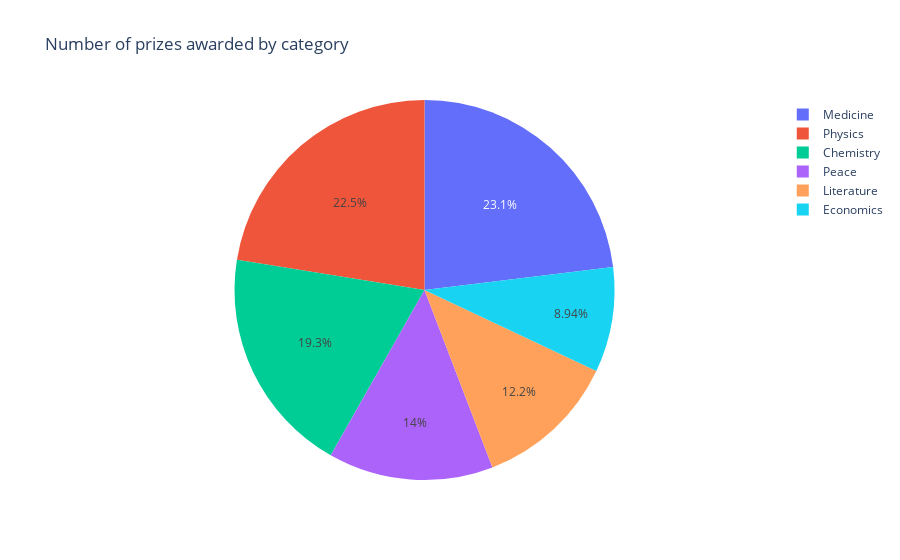

Notebook code cell kept with this figure:
### Markdown cell above
* Create a plotly bar chart with the number of prizes awarded by category.

### Code cell
import plotly.express as px
data = {
    "Cat" : df_data["category"].value_counts().index,
    "Value" : df_data["category"].value_counts().values
}
fig = px.pie(data, values='Value', names='Cat', title="Number of prizes awarded by category")
fig.show()

### Figure 1 — Plotly figure (JSON) as saved in the notebook; plotly's stock layout.template omitted (floating-point values rounded to 4 significant figures)
{"data": [{"domain": {"x": [0, 1], "y": [0, 1]}, "hovertemplate": "Cat=%{label}<br>Value=%{value}<extra></extra>", "labels": ["Medicine", "Physics", "Chemistry", "Peace", "Literature", "Economics"], "legendgroup": "", "name": "", "showlegend": true, "type": "pie", "values": [222, 216, 186, 135, 117, 86]}], "layout": {"legend": {"tracegroupgap": 0}, "title": {"text": "Number of prizes awarded by category"}}}
